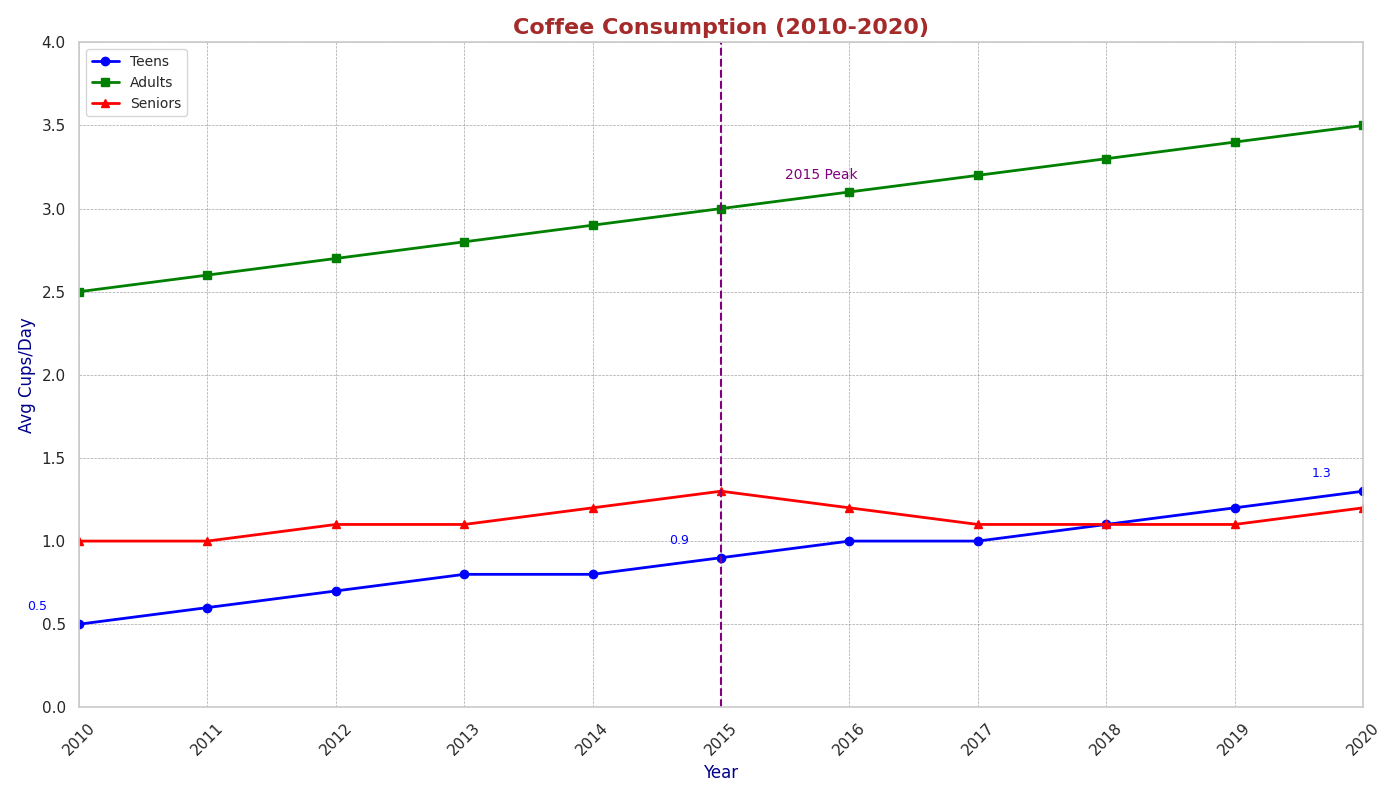

Write Python code to recreate this figure.
import numpy as np
import matplotlib.pyplot as plt

years = np.arange(2010, 2021)
teens = np.array([0.5, 0.6, 0.7, 0.8, 0.8, 0.9, 1.0, 1.0, 1.1, 1.2, 1.3])
adults = np.array([2.5, 2.6, 2.7, 2.8, 2.9, 3.0, 3.1, 3.2, 3.3, 3.4, 3.5])
seniors = np.array([1.0, 1.0, 1.1, 1.1, 1.2, 1.3, 1.2, 1.1, 1.1, 1.1, 1.2])

plt.figure(figsize=(14, 8))

plt.plot(years, teens, color='blue', marker='o', linestyle='-', linewidth=2, label='Teens')
plt.plot(years, adults, color='green', marker='s', linestyle='-', linewidth=2, label='Adults')
plt.plot(years, seniors, color='red', marker='^', linestyle='-', linewidth=2, label='Seniors')

plt.title('Coffee Consumption (2010-2020)', fontsize=16, fontweight='bold', color='brown')
plt.xlabel('Year', fontsize=12, color='darkblue')
plt.ylabel('Avg Cups/Day', fontsize=12, color='darkblue')

plt.xticks(years, rotation=45)

plt.grid(True, color='gray', linestyle='--', linewidth=0.5, alpha=0.7)

plt.axvline(x=2015, linestyle='--', color='purple', linewidth=1.5)
plt.text(2015.5, 3.2, '2015 Peak', verticalalignment='center', horizontalalignment='left', color='purple', fontsize=10)

for year, cups in zip(years, teens):
    if year in [2010, 2015, 2020]:
        plt.annotate(f'{cups}', xy=(year, cups), textcoords='offset points', xytext=(-30, 10), ha='center', fontsize=9, color='blue')

plt.xlim(2010, 2020)
plt.ylim(0, 4)

plt.legend(loc='upper left', fontsize=10)

plt.tight_layout()

plt.show()
